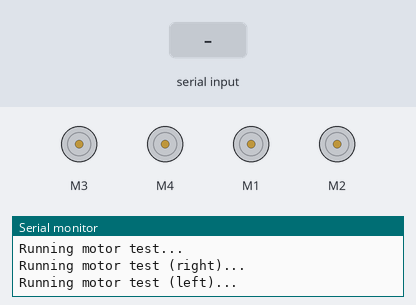
Bench run of a sketch on a simulated Arduino Uno, built with avr-gcc and run on an emulated ATmega328P. Parts: 4 × DC motor (green arrow = forward, orange = backward, longer = faster), the last lines printed to the serial monitor. The inputs (shaded band) are chosen by the test bench.

Above: at 6.2 s.
6.3 s: "left\n" received over Serial
7.8 s: "200\n" received over Serial
At 8.9 s:
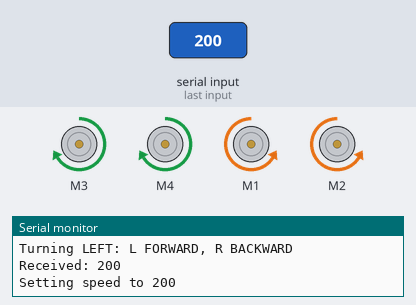
9.3 s: "right\n" received over Serial
At 10.1 s:
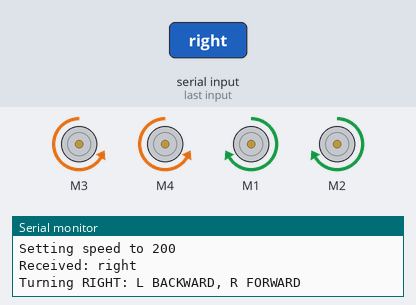
10.8 s: "forward\n" received over Serial
At 11.3 s:
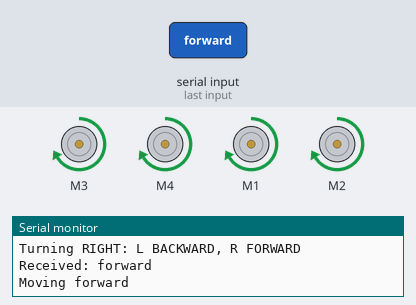
Timing chart, 0 to 13.3 s (numbered marks = the images above; inputs shaded):
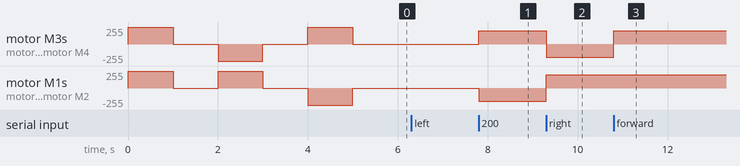

The sketch:

Vehicle.ino
```cpp
#include <AFMotor.h>

// Motors
AF_DCMotor leftMotor1(3);   // M1
AF_DCMotor leftMotor2(4);   // M2
AF_DCMotor rightMotor1(1);  // M3
AF_DCMotor rightMotor2(2);  // M4

uint8_t currentSpeed = 0;

void setup() {
  Serial.begin(9600);
  Serial.println("Tralala VrumVrumVrum Starting up...");

  setAllSpeed(currentSpeed);
  stopAll();
  testRun();
}

void loop() {
  if (Serial.available()) {
    String command = Serial.readStringUntil('\n');
    command.trim();

    Serial.print("Received: ");
    Serial.println(command);

    if (command == "left") {
      Serial.println("Turning LEFT: L FORWARD, R BACKWARD");
      setAllSpeed(currentSpeed);
      leftMotor1.run(FORWARD);
      leftMotor2.run(FORWARD);
      rightMotor1.run(BACKWARD);
      rightMotor2.run(BACKWARD);
    } else if (command == "right") {
      Serial.println("Turning RIGHT: L BACKWARD, R FORWARD");
      setAllSpeed(currentSpeed);
      leftMotor1.run(BACKWARD);
      leftMotor2.run(BACKWARD);
      rightMotor1.run(FORWARD);
      rightMotor2.run(FORWARD);
    } else if (command == "forward") {
      Serial.println("Moving forward");
      leftMotor1.run(FORWARD);
      leftMotor2.run(FORWARD);
      rightMotor1.run(FORWARD);
      rightMotor2.run(FORWARD);
    } else if (command.toInt() > 0 || command == "0") {
      int val = command.toInt();
      if (val < 100) {
        Serial.println("Speed too low. Stopping all motors.");
        stopAll();
      } else {
        currentSpeed = constrain(val, 0, 255);
        Serial.print("Setting speed to ");
        Serial.println(currentSpeed);
        setAllSpeed(currentSpeed);
      }
    } else if ("stop") {
      Serial.println("Parking just here");
      stopAll();
    } else {
      Serial.println("Unknown command.");
    }
  }
}

// Test function to run motors in different directions
// This function is called once in setup() to test the motors
void testRun() {
  Serial.println("Running motor test...");
  setAllSpeed(255);
  leftMotor1.run(FORWARD);
  leftMotor2.run(FORWARD);
  rightMotor1.run(FORWARD);
  rightMotor2.run(FORWARD);

  delay(1000);
  stopAll();
  delay(1000);

  Serial.println("Running motor test (right)...");
  leftMotor1.run(BACKWARD);
  leftMotor2.run(BACKWARD);
  rightMotor1.run(FORWARD);
  rightMotor2.run(FORWARD);

  delay(1000);
  stopAll();
  delay(1000);

  Serial.println("Running motor test (left)...");
  leftMotor1.run(FORWARD);
  leftMotor2.run(FORWARD);
  rightMotor1.run(BACKWARD);
  rightMotor2.run(BACKWARD);

  delay(1000);
  stopAll();
}

// Helper to set all motor speeds
void setAllSpeed(uint8_t speed) {
  leftMotor1.setSpeed(speed);
  leftMotor2.setSpeed(speed);
  rightMotor1.setSpeed(speed);
  rightMotor2.setSpeed(speed);
}

// Helper to stop all motors
void stopAll() {
  leftMotor1.run(RELEASE);
  leftMotor2.run(RELEASE);
  rightMotor1.run(RELEASE);
  rightMotor2.run(RELEASE);
}
```

Measured:
- after the input at 7.8 s, motor M3, motor M4: stopped → forward 200/255 at once; motor M1, motor M2: stopped → backward 200/255 at once
- after the input at 9.3 s, motor M3, motor M4: forward 200/255 → backward 200/255 at once; motor M1, motor M2: backward 200/255 → forward 200/255 at once
- after the input at 10.8 s, motor M3, motor M4: backward 200/255 → forward 200/255 at once
